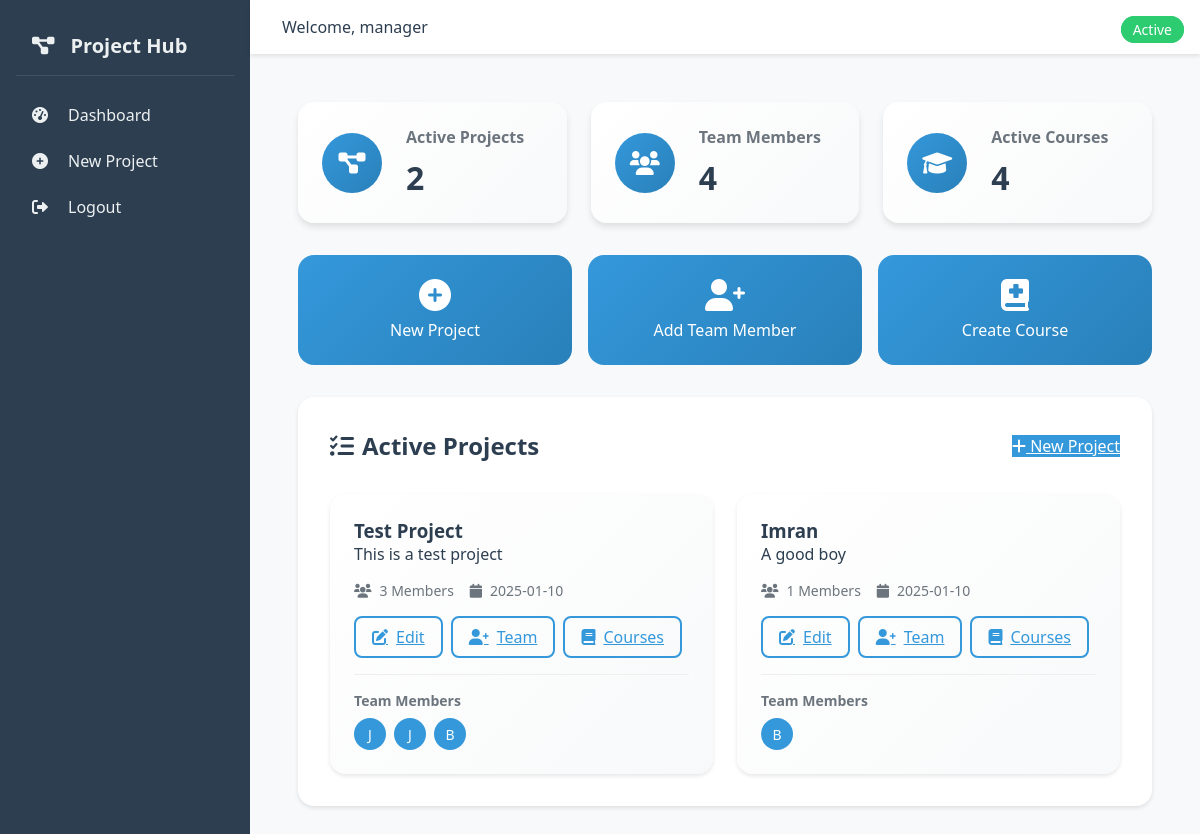
Screenshot of /manager/dashboard (signed in) with the database file from the repository.
### app/models.py (models this page shows, shortened)
class User(UserMixin, db.Model):
    id = db.Column(db.Integer, primary_key=True)
    username = db.Column(db.String(64), unique=True, nullable=False)
    email = db.Column(db.String(120), unique=True, nullable=False)
    password_hash = db.Column(db.String(128))
    is_manager = db.Column(db.Boolean, default=False)
    assigned_projects = db.relationship('ProjectAssignment', backref='employee', lazy='dynamic')
    course_progress = db.relationship('CourseProgress', backref='user', lazy='dynamic')

class Project(db.Model):
    id = db.Column(db.Integer, primary_key=True)
    name = db.Column(db.String(100), nullable=False)
    description = db.Column(db.Text)
    manager_id = db.Column(db.Integer, db.ForeignKey('user.id'))
    created_at = db.Column(db.DateTime, default=datetime.utcnow)
    assignments = db.relationship('ProjectAssignment', backref='project', lazy='dynamic')

class ProjectAssignment(db.Model):
    id = db.Column(db.Integer, primary_key=True)
    project_id = db.Column(db.Integer, db.ForeignKey('project.id'))
    employee_id = db.Column(db.Integer, db.ForeignKey('user.id'))
    assigned_at = db.Column(db.DateTime, default=datetime.utcnow)

### app/routes/manager_routes.py (the view)
@manager.route('/dashboard')
@login_required
def dashboard():
    projects = Project.query.filter_by(manager_id=current_user.id).all()
    return render_template('manager/dashboard.html', projects=projects)

### app/models.py (called while the page is built)
@login.user_loader
def load_user(id):
    return User.query.get(int(id))

### app/templates/manager/dashboard.html (shortened to what this page needs)
{% extends "base.html" %}
{% block content %}
<div class="dashboard-container">
    <div class="stats-grid">
        <div class="stat-card">
            <div class="stat-icon">
                <i class="fas fa-project-diagram"></i>
            </div>
            <div class="stat-info">
                <h3>Active Projects</h3>
                <p class="stat-number">{{ projects|length }}</p>
            </div>
        </div>
        <div class="stat-card">
            <div class="stat-icon">
                <i class="fas fa-users"></i>
            </div>
            <div class="stat-info">
                <h3>Team Members</h3>
                <p class="stat-number">{{ projects|map(attribute='assignments')|map('list')|map('length')|sum }}</p>
            </div>
        </div>
        <div class="stat-card">
            <div class="stat-icon">
                <i class="fas fa-graduation-cap"></i>
            </div>
            <div class="stat-info">
                <h3>Active Courses</h3>
                <p class="stat-number">{{ projects|map(attribute='assignments')|map('list')|map('length')|sum }}</p>
            </div>
        </div>
    </div>
    <div class="quick-actions">
        <a href="{{ url_for('manager.create_project') }}" class="action-card">
            <i class="fas fa-plus-circle"></i>
            <span>New Project</span>
        </a>
        <a href="#" class="action-card">
            <i class="fas fa-user-plus"></i>
            <span>Add Team Member</span>
        </a>
        <a href="#" class="action-card">
            <i class="fas fa-book-medical"></i>
            <span>Create Course</span>
        </a>
    </div>
    <section class="dashboard-section">
        <div class="section-header">
            <h2><i class="fas fa-tasks"></i> Active Projects</h2>
            <a href="{{ url_for('manager.create_project') }}" class="btn-primary">
                <i class="fas fa-plus"></i> New Project
            </a>
        </div>
        {% if projects %}
        <div class="project-grid">
            {% for project in projects %}
            <div class="project-card">
                <div class="project-status {{ 'active' if project.assignments.count() > 0 else 'pending' }}">
                    {{ 'Active' if project.assignments.count() > 0 else 'Pending' }}
                </div>
                <h3>{{ project.name }}</h3>
                <p class="project-description">{{ project.description }}</p>
                <div class="project-meta">
                    <div class="meta-item">
                        <i class="fas fa-users"></i>
                        <span>{{ project.assignments.count() }} Members</span>
                    </div>
                    <div class="meta-item">
                        <i class="fas fa-calendar"></i>
                        <span>{{ project.created_at.strftime('%Y-%m-%d') }}</span>
                    </div>
                </div>
                <div class="project-actions">
                    <a href="{{ url_for('manager.edit_project', project_id=project.id) }}" class="btn-outline">
                        <i class="fas fa-edit"></i> Edit
                    </a>
                    <a href="{{ url_for('manager.assign_employee', project_id=project.id) }}" class="btn-outline">
                        <i class="fas fa-user-plus"></i> Team
                    </a>
                    <a href="{{ url_for('manager.assign_courses', project_id=project.id) }}" class="btn-outline">
                        <i class="fas fa-book"></i> Courses
                    </a>
                </div>
                {% if project.assignments.count() > 0 %}
                <div class="team-preview">
                    <h4>Team Members</h4>
                    <div class="team-avatars">
                        {% for assignment in project.assignments %}
                        <div class="avatar" title="{{ assignment.employee.username }}">
                            {{ assignment.employee.username[:1] }}
                        </div>
                        {% endfor %}
                    </div>
                </div>
                {% endif %}
            </div>
            {% endfor %}
        </div>
        {% endif %}
    </section>
</div>
{% endblock %}

### app/templates/base.html (shortened to what this page needs)
<!DOCTYPE html>
<html lang="en">
<head>
    <link rel="stylesheet" href="{{ url_for('static', filename='css/style.css') }}">
    <link rel="stylesheet" href="https://cdnjs.cloudflare.com/ajax/libs/font-awesome/6.0.0/css/all.min.css">
</head>
<body>
    <div class="app-container">
        <nav class="sidebar">
            <div class="sidebar-header">
                <i class="fas fa-project-diagram"></i>
                <span>Project Hub</span>
            </div>
            <div class="sidebar-menu">
                {% if current_user.is_authenticated %}
                    {% if current_user.is_manager %}
                        <a href="{{ url_for('manager.dashboard') }}" class="menu-item">
                            <i class="fas fa-tachometer-alt"></i>
                            <span>Dashboard</span>
                        </a>
                        <a href="{{ url_for('manager.create_project') }}" class="menu-item">
                            <i class="fas fa-plus-circle"></i>
                            <span>New Project</span>
                        </a>
                    {% endif %}
                    <a href="{{ url_for('auth.logout') }}" class="menu-item">
                        <i class="fas fa-sign-out-alt"></i>
                        <span>Logout</span>
                    </a>
                {% else %}
                    <a href="{{ url_for('auth.login') }}" class="menu-item">
                        <i class="fas fa-sign-in-alt"></i>
                        <span>Login</span>
                    </a>
                {% endif %}
            </div>
        </nav>
        <main class="main-content">
            <header class="top-bar">
                <div class="user-info">
                    {% if current_user.is_authenticated %}
                        <span class="welcome-text">Welcome, {{ current_user.username }}</span>
                    {% endif %}
                </div>
            </header>
            <div class="content-area">
                {% block content %}{% endblock %}
            </div>
        </main>
    </div>
</body>
</html>

### rows the page displays
User: username "manager"
Project: name "Test Project", description "This is a test project", assignments.count "3", created_at "2025-01-10"
ProjectAssignment: employee "J"
ProjectAssignment: employee "J"
ProjectAssignment: employee "B"
Project: assignments "Active", name "Imran", description "A good boy", assignments.count "1", created_at "2025-01-10"
ProjectAssignment: employee "B"

### other values shown
{{ projects|length }} "2"
{{ projects|map(attribute='assignments')|map('list')|map('length')|sum }} "4"
